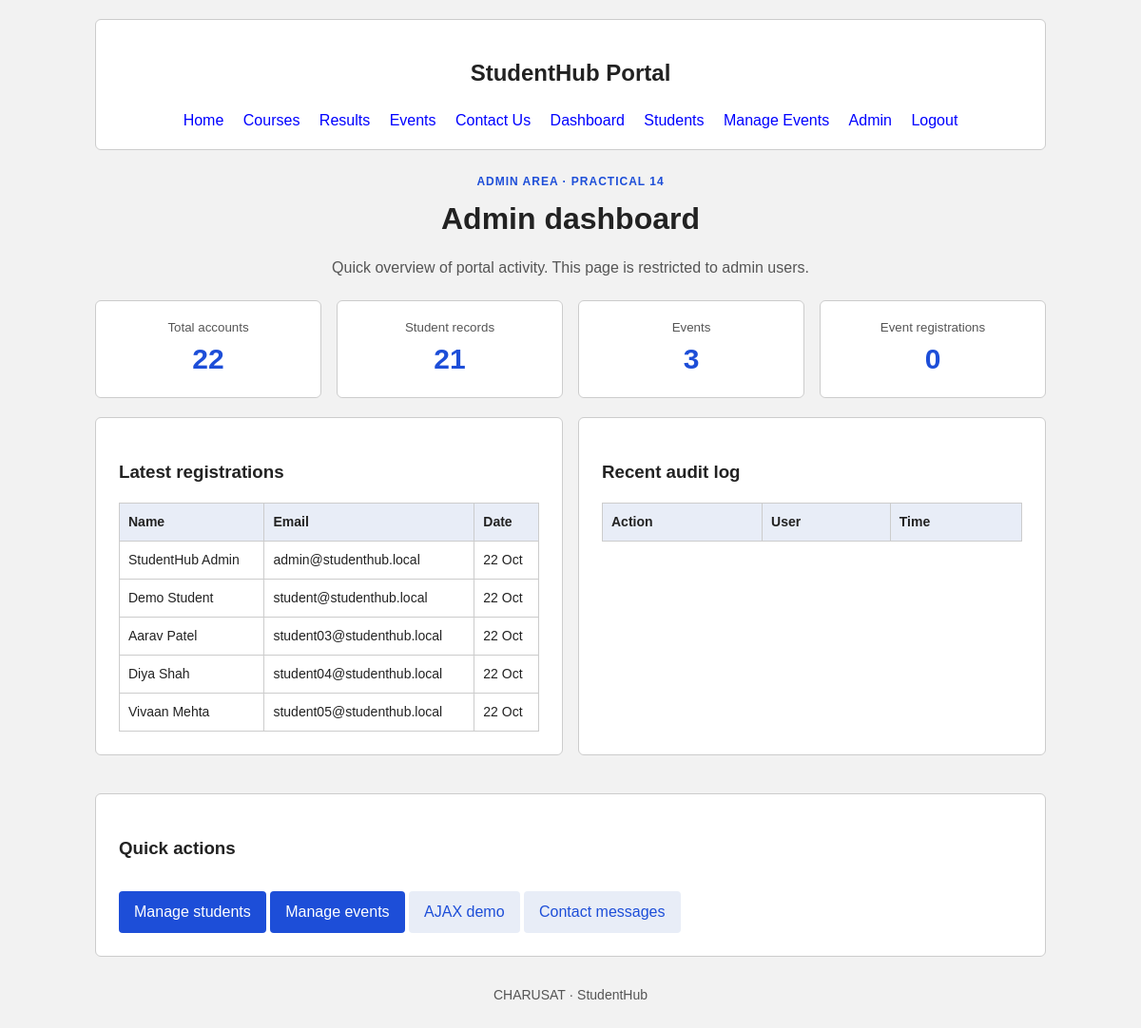
/admin.php (signed in), run on the app's committed database.
### tables this page shows
CREATE TABLE IF NOT EXISTS users (
 id INT UNSIGNED AUTO_INCREMENT PRIMARY KEY,
 name VARCHAR(100) NOT NULL,
 email VARCHAR(190) NOT NULL UNIQUE,
 username VARCHAR(60) NOT NULL UNIQUE,
 password_hash VARCHAR(255) NOT NULL,
 role ENUM('admin','student') NOT NULL DEFAULT 'student',
 course VARCHAR(100) DEFAULT '',
 last_login DATETIME NULL,
 created_at TIMESTAMP DEFAULT CURRENT_TIMESTAMP
);

### includes/functions.php (called while the page is built, shortened)
<?php
function e($value): string {
    return htmlspecialchars((string)$value, ENT_QUOTES | ENT_SUBSTITUTE, 'UTF-8');
}

### admin.php (the view, shortened to what this page needs)
<?php
require_once __DIR__ . '/includes/init.php'; require_admin();
$students=(int)$conn->query("SELECT COUNT(*) c FROM users WHERE role='student'")->fetch_assoc()['c'];
$events=(int)$conn->query("SELECT COUNT(*) c FROM events")->fetch_assoc()['c'];
$regs=(int)$conn->query("SELECT COUNT(*) c FROM registrations")->fetch_assoc()['c'];
$users=(int)$conn->query("SELECT COUNT(*) c FROM users")->fetch_assoc()['c'];
$latest=$conn->query("SELECT name,email,created_at FROM users ORDER BY created_at DESC LIMIT 5");
include __DIR__ . '/includes/header.php';
?>
<div class="page-heading"><p class="eyebrow">ADMIN AREA · PRACTICAL 14</p><h1>Admin dashboard</h1><p class="muted">Quick overview of portal activity. This page is restricted to admin users.</p></div>
<div class="stat-grid"><div class="stat-card"><small>Total accounts</small><strong><?= $users ?></strong></div><div class="stat-card"><small>Student records</small><strong><?= $students ?></strong></div><div class="stat-card"><small>Events</small><strong><?= $events ?></strong></div><div class="stat-card"><small>Event registrations</small><strong><?= $regs ?></strong></div></div>
<div class="grid-3" style="grid-template-columns:1fr 1fr">
<div class="panel"><h3>Latest registrations</h3><div class="table-wrap"><table class="data-table"><thead><tr><th>Name</th><th>Email</th><th>Date</th></tr></thead><tbody><?php while($r=$latest->fetch_assoc()): ?><tr><td><?= e($r['name']) ?></td><td><?= e($r['email']) ?></td><td><?= e(date('d M',strtotime($r['created_at']))) ?></td></tr><?php endwhile; ?></tbody></table></div></div>
<div class="panel"><h3>Recent audit log</h3><div class="table-wrap"><table class="data-table"><thead><tr><th>Action</th><th>User</th><th>Time</th></tr></thead></table></div></div>
</div>
<div class="panel" style="margin-top:20px"><h3>Quick actions</h3><a class="btn" href="students.php">Manage students</a> <a class="btn" href="admin_events.php">Manage events</a> <a class="btn btn-light" href="api_demo.php">AJAX demo</a> <a class="btn btn-light" href="view_contacts.php">Contact messages</a></div>
<?php include __DIR__ . '/includes/footer.php'; ?>

### backend.css (style rules this page uses)
* { box-sizing:border-box }
body { font-family:Arial,sans-serif;background:#f2f2f2;color:#222;margin:0;padding:20px;line-height:1.5 }
.panel { max-width:700px;margin:24px auto;padding:24px;background:#fff;border:1px solid #ccc;border-radius:6px }
h1,h2 { text-align:center }
button,.btn { display:inline-block;background:#1d4ed8;color:white;border:0;border-radius:4px;padding:10px 16px;cursor:pointer;text-decoration:none;font:inherit;margin-top:12px }
.muted { color:#555 }
table { width:100%;border-collapse:collapse;margin-top:15px;background:#fff }
th,td { border:1px solid #ccc;padding:9px;text-align:left;overflow-wrap:anywhere }
th { background:#e8edf7 }
.container .panel { max-width:none;margin:0 0 20px }
.eyebrow { color:#1d4ed8;font-weight:bold;font-size:12px;letter-spacing:1px;margin:0 0 6px;text-align:center }
.page-heading { text-align:center;margin:8px 0 22px }
.page-heading h1 { margin:0 0 6px }
.grid-3 { display:grid;grid-template-columns:repeat(3,1fr);gap:16px }
.btn-light { background:#e8edf7;color:#1d4ed8 }
.table-wrap { overflow-x:auto }
.data-table { margin-top:0;font-size:14px }
.stat-grid { display:grid;grid-template-columns:repeat(auto-fit,minmax(180px,1fr));gap:16px;margin:0 0 20px }
.stat-card { background:#fff;border:1px solid #ccc;border-radius:6px;padding:18px;text-align:center }
.stat-card small { display:block;color:#555 }
.stat-card strong { font-size:30px;color:#1d4ed8 }

### data on the page
users: name "StudentHub Admin", email "admin@studenthub.local", created_at "22 Oct"
users: name "Demo Student", email "student@studenthub.local", created_at "22 Oct"
users: name "Aarav Patel", email "student03@studenthub.local", created_at "22 Oct"
users: name "Diya Shah", email "student04@studenthub.local", created_at "22 Oct"
users: name "Vivaan Mehta", email "student05@studenthub.local", created_at "22 Oct"

### other printed values
$users "22"
$students "21"
$events "3"
$regs "0"
